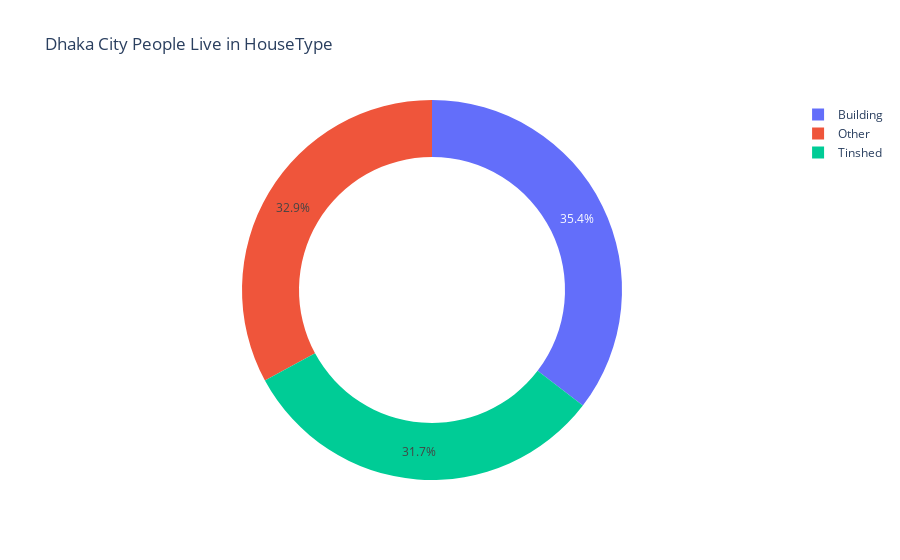

Notebook code cell kept with this figure:
### Code cell
HouseType=df['HouseType'].value_counts()
transctions = HouseType.index
quantity =HouseType.values
figure =px.pie(df,
 values=quantity,
 names =transctions,hole=.70,
 title=" Dhaka City People Live in HouseType ")
figure.show()

### Figure 1 — Plotly figure (JSON) as saved in the notebook; plotly's stock layout.template omitted (floating-point values rounded to 4 significant figures)
{"data": [{"domain": {"x": [0, 1], "y": [0, 1]}, "hole": 0.7, "hovertemplate": "label=%{label}<br>value=%{value}<extra></extra>", "labels": ["Building", "Other", "Tinshed"], "legendgroup": "", "name": "", "showlegend": true, "type": "pie", "values": [354, 329, 317]}], "layout": {"legend": {"tracegroupgap": 0}, "title": {"text": " Dhaka City People Live in HouseType "}}}
